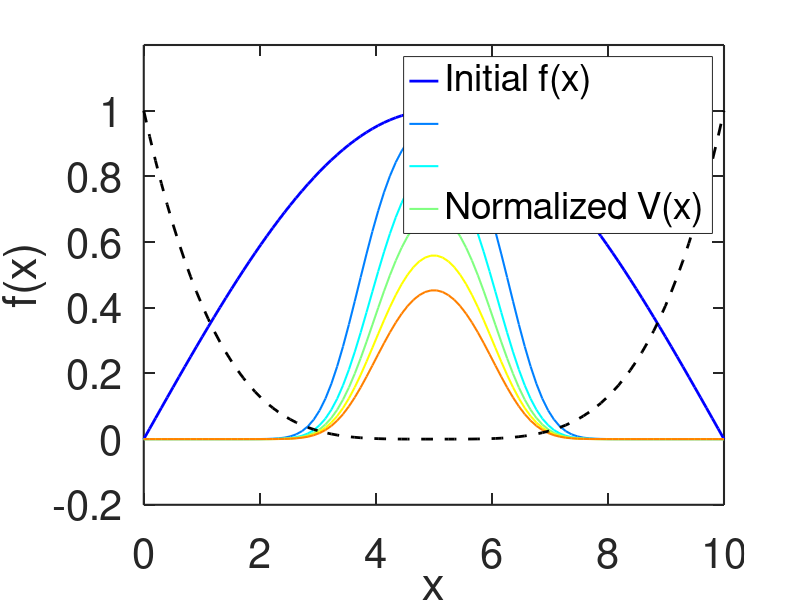

Reproduce this figure in MATLAB.
%#!/usr/bin/env -S octave --no-gui --quiet
set(0, "defaultfigurevisible", "on");  % hide figure window
clc; clear; clearvars;

N = 100;                     % number of points
x = linspace(0, 10, N);
dx = x(2) - x(1);
f = sin(pi * x / 10);        % initial field

k = 1;                       % spring constant
M = 1;                       % mobility
V = 0.5 * (x - 5).^4;        % external potential
dt = 0.001;                  % time step
steps = 1000;
plot_interval = 200;         % plot every 200 steps

% Plot initial field
figure;
colors = jet(steps/plot_interval + 1);

plot(x, f, 'color', colors(1,:), 'linewidth', 2); hold on;

plot_count = 1;

for step = 1:steps
    f_new = f;
    for i = 2:N-1
        lap = (f(i+1) - 2*f(i) + f(i-1)) / dx^2;
        f_new(i) = f(i) + dt * M * (k * lap - 2*V(i)*f(i));
    end
    f = f_new;

    if mod(step, plot_interval) == 0
        plot_count += 1;
        plot(x, f, 'color', colors(plot_count,:), 'linewidth', 1.5);
        drawnow;
    end
end

% Plot normalized potential
plot(x, V / max(V), 'k--', 'linewidth', 2);


xlabel('x'); ylabel('f(x)');
legend('Initial f(x)', '', '', 'Normalized V(x)');
axis([0 10 -0.2 1.2]);
set   (gca, 'FontSize', 30);
set   (gca, 'LineWidth', 1.5);
set   (gca, 'TickLength', [0.02, 0.02]);

% Save final multi-curve plot
print("spring_chain_snapshots.png", "-dpng");
